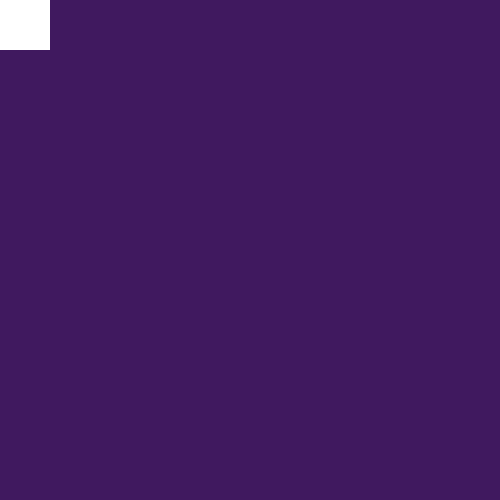
Frame 1 (no input)
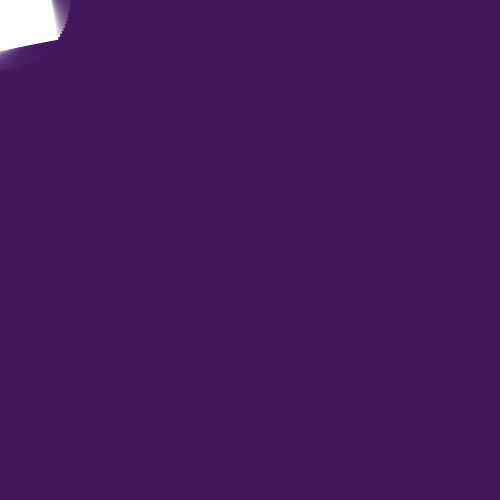
Frame 60 (the mouse pressed at the canvas centre just before this capture)
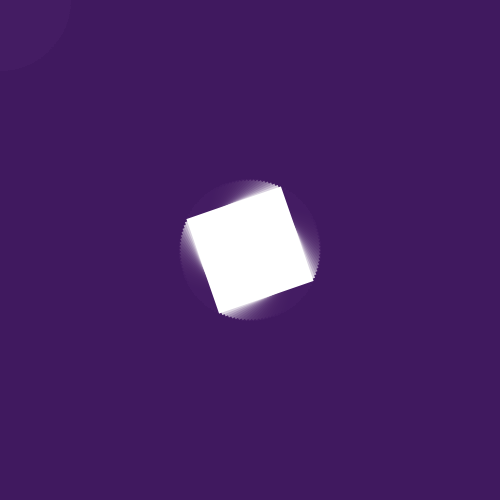
Frame 120 (the mouse held since frame 60 and released just before this capture)

The Processing sketch that drew these frames (run headless with seeded random() and noise(); from frame 60 on, the mouse is pressed at the canvas centre):

// Processing sketch: sketch_28_spinning_rect
// ── sketch_28_spinning_rect.pde
float r = 0;
float backR, backG, backB;

void setup() {
  size(500, 500);

  backR = random(0, 100); 
  backG = random(0, 100);
  backB = random(0, 100);

  background(backR, backG, backB);

  rectMode(CENTER);
  noStroke();
  smooth();
}
void draw() {
  fill(backR, backG, backB, 50);
  rect(width/2, height/2, width, height);

  translate(mouseX, mouseY);
  rotate(r);

  fill(255);
  rect(0, 0, 100, 100);

  r += 0.05;
}
